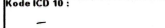
#> input picture emrr/model/preprocessor/data/form1/diagnosis_utama_icd_10.png, 165 x 28 px, found by its file name
$ python image_preprocessor.py
#> lines starting #> are read from the running program, lines starting #| are printed output that depends on the picture; after the words box and inside, x2 and y2 are one past the last pixel; in counts of white or black regions, pixels touching at a corner belong together
__author__ = "Nicholas Juan Kalvin P., Muhammad Aulia, and Peter Maxwell"
__copyright__ = "Copyright 2007, The Cogent Project"
__credits__ = ["Rob Knight", "Peter Maxwell", "Gavin Huttley",
                    "Matthew Wakefield"]
__license__ = "GPL"
__version__ = "1.0.1"
__maintainer__ = "Rob Knight"
__email__ = "rob@spot.colorado.edu"
__status__ = "Production"

import cv2
import numpy as np
import os
import glob
import matplotlib.pyplot as plt

class ImagePreprocessor:
    def __init__(self, size=(1080, 1920), beta_value=50):
        self.size = size
        self.beta_value = beta_value

    def resize_image(self, image_path, output_path):
        image = cv2.imread(image_path)
        resized_image = cv2.resize(image, self.size)
        cv2.imwrite(output_path, resized_image)

    def deskew_image(self, image_path, output_path):
        image = cv2.imread(image_path, 0)
        coords = np.column_stack(np.where(image > 0))
        angle = cv2.minAreaRect(coords)[-1]
        if angle < -45:
            angle = -(90 + angle)
        else:
            angle = -angle
        (h, w) = image.shape[:2]
        center = (w // 2, h // 2)
        M = cv2.getRotationMatrix2D(center, angle, 1.0)
        deskewed_image = cv2.warpAffine(image, M, (w, h), flags=cv2.INTER_CUBIC, borderMode=cv2.BORDER_REPLICATE)
        cv2.imwrite(output_path, deskewed_image)

    def binarize_image(self, image_path, output_path):
        image = cv2.imread(image_path, 0)
        binarized_image = cv2.adaptiveThreshold(image, 255, cv2.ADAPTIVE_THRESH_GAUSSIAN_C, cv2.THRESH_BINARY, 13, 2)
        cv2.imwrite(output_path, binarized_image)

    def greyscale_image(self, image_path, output_path):
#> called with output_path = 'src/preprocessor/results/greyscaled.png'
        image = cv2.imread(image_path)
#> image is the input picture: shape (28, 165, 3); mean B, G, R 241.5, 241.6, 241.6
        greyscale_image = cv2.cvtColor(image, cv2.COLOR_BGR2GRAY)
        cv2.imwrite(output_path, greyscale_image)

    def delete_jpg_files(self, directory):
        files = glob.glob(os.path.join(directory, '*.png'))
        for f in files:
            os.remove(f)

    def apply_bilateral_filter(self, image_path, output_path, d=15, sigmaColor=50, sigmaSpace=50):
#> called with image_path = 'src/preprocessor/results/greyscaled.png', output_path = 'src/preprocessor/results/bilateral.png', d = 15, sigmaColor = 50, sigmaSpace = 50
        image = cv2.imread(image_path)
#> image: shape (28, 165, 3); min 0, max 255, mean 241.6
        filtered_image = cv2.bilateralFilter(image, d, sigmaColor, sigmaSpace)
        cv2.imwrite(output_path, filtered_image)


if __name__ == "__main__":
    preprocessor = ImagePreprocessor()
    print(os.getcwd())
    inputimg = "emrr/model/preprocessor/data/form1/diagnosis_utama_icd_10.png"
    outputdir = "src/preprocessor/results/"
    # preprocessor.delete_jpg_files(outputdir)
    preprocessor.greyscale_image(inputimg, (outputdir + "greyscaled" + ".png"))
    preprocessor.apply_bilateral_filter(image_path=(outputdir + "greyscaled" + ".png"), output_path=(outputdir + "bilateral" + ".png"))
    preprocessor.binarize_image((outputdir + "bilateral" + ".png"), (outputdir + "form1_final" + ".png"))
#> in binarize_image, `binarized_image = cv2.adaptiveThreshold(image, 255, cv2.ADAPTIVE_THRES..`:
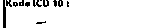
#> binarized_image: shape (28, 165); 93.5% white; black in thin lines or dots, all inside (x1, y1, x2, y2) = (3, 0, 69, 28)


$ run again, with emrr/model/preprocessor/data/form1/alergi.png copied over emrr/model/preprocessor/data/form1/diagnosis_utama_icd_10.png
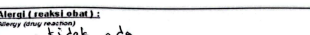
#> input picture emrr/model/preprocessor/data/form1/alergi.png, 310 x 35 px, found by its file name
#> in greyscale_image, image is the input picture: shape (35, 310, 3); mean B, G, R 228.2, 227.5, 227.4
#> in binarize_image, `binarized_image = cv2.adaptiveThreshold(image, 255, cv2.ADAPTIVE_THRES..`:
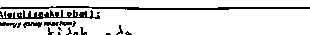
#> binarized_image: shape (35, 310); 86.5% white; black in thin lines or dots, all inside (x1, y1, x2, y2) = (0, 6, 310, 35)

$ run again, with emrr/model/preprocessor/data/form1/anjuran.png copied over emrr/model/preprocessor/data/form1/diagnosis_utama_icd_10.png
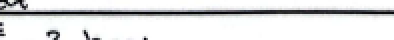
#> input picture emrr/model/preprocessor/data/form1/anjuran.png, 197 x 20 px, found by its file name (shown 2 times larger)
#> in greyscale_image, image is the input picture: shape (20, 197, 3); mean B, G, R 225.3, 224.7, 224.1
#> in binarize_image, `binarized_image = cv2.adaptiveThreshold(image, 255, cv2.ADAPTIVE_THRES..`:
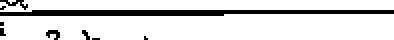
#> binarized_image: shape (20, 197) (shown 2 times larger); 85.5% white; 9 black regions (6 under 20 px), largest, box (x1, y1, x2, y2) and area: (0, 5, 197, 8) 490, (0, 0, 14, 5) 25, (23, 15, 30, 20) 21

$ run again, with emrr/model/preprocessor/data/form1/diagnosis_awal.png copied over emrr/model/preprocessor/data/form1/diagnosis_utama_icd_10.png
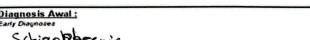
#> input picture emrr/model/preprocessor/data/form1/diagnosis_awal.png, 310 x 40 px, found by its file name
#> in greyscale_image, image is the input picture: shape (40, 310, 3); mean B, G, R 230, 230.1, 230.1
#> in binarize_image, `binarized_image = cv2.adaptiveThreshold(image, 255, cv2.ADAPTIVE_THRES..`:
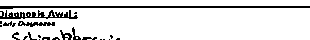
#> binarized_image: shape (40, 310); 88.7% white; black in thin lines or dots, all inside (x1, y1, x2, y2) = (0, 6, 310, 40)
